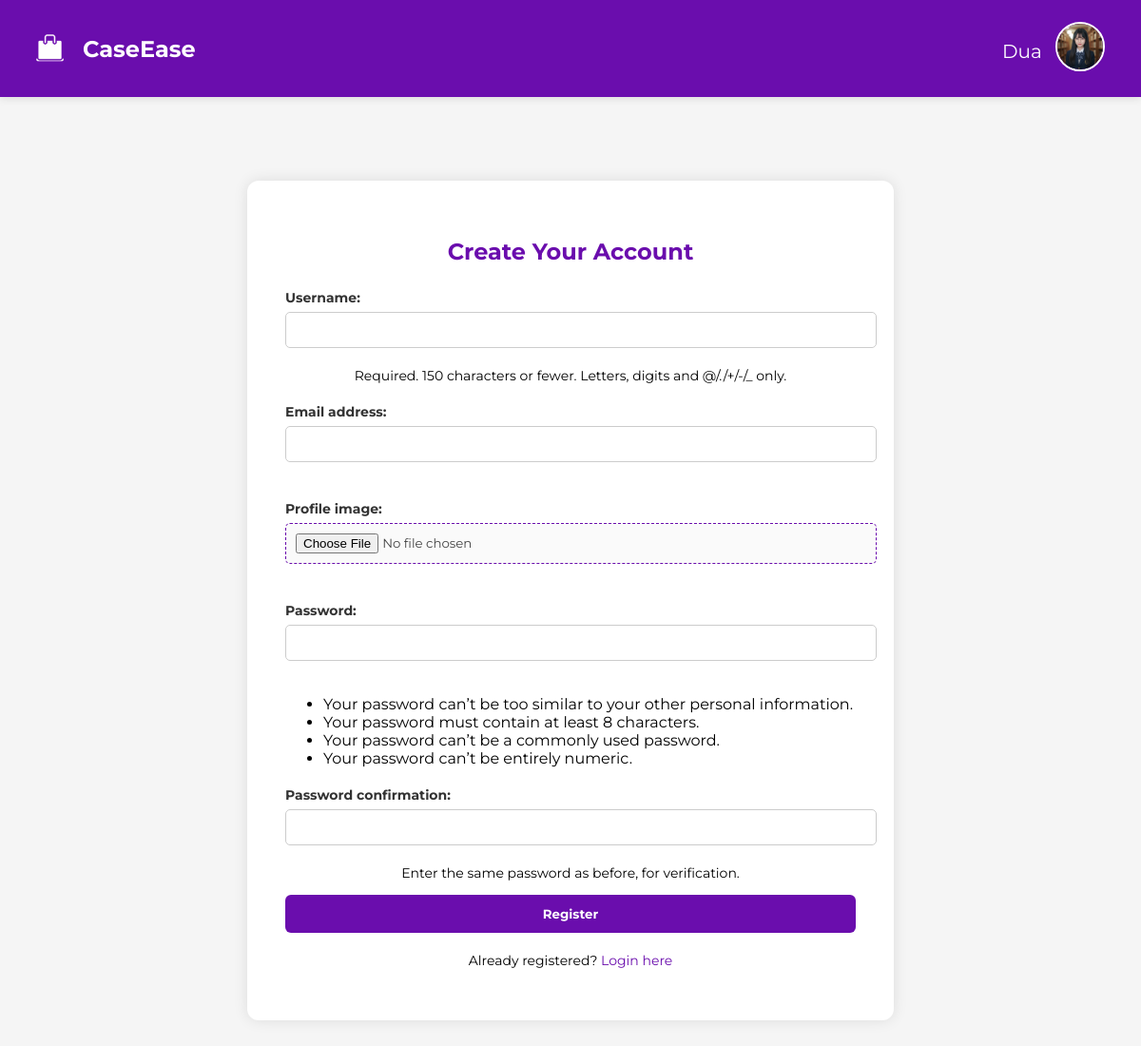
The app's page /accounts/register/ (signed in) with its own data.
### accounts/models.py (models this page shows, shortened)
class CustomUser(AbstractUser):
    role = models.CharField(max_length=10, choices=ROLE_CHOICES, default='user')
    profile_image = models.ImageField(upload_to='profile_images/', null=True, blank=True)
    phone_number = models.CharField(max_length=15, null=True, blank=True)

### accounts/views.py (the view, shortened to what this page needs)
# urls.py: path('register/', views.UserRegisterView.as_view(), name='register'),
class UserRegisterView(View):
    def get(self, request):
        form = UserRegisterForm()
        return render(request, 'accounts/register.html', {'form': form})

### accounts/forms.py (shortened to what this page needs)
class UserRegisterForm(UserCreationForm):
    class Meta:
        model = CustomUser
        fields = ['username', 'email', 'profile_image', 'password1', 'password2']

### accounts/templates/accounts/register.html (shortened to what this page needs)
{% extends 'base.html' %}
{% load static %}
{% block content %}
<div class="register-container">
    <h2>Create Your Account</h2>
    <form method="post" enctype="multipart/form-data">
        {{ form.as_p }}
        <button type="submit">Register</button>
    </form>
    <p>Already registered? <a href="{% url 'login' %}">Login here</a></p>
</div>
{% endblock %}

### templates/base.html (shortened to what this page needs)
{% load static %}
<!DOCTYPE html>
<html lang="en">
<head>
    <link rel="stylesheet" href="https://cdnjs.cloudflare.com/ajax/libs/font-awesome/6.4.0/css/all.min.css" />
</head>
<body>
<nav>
    <a href="" class="logo-section">
        <img src="{% static 'images/CMS-logo.png' %}" alt="Logo">
        <span>CaseEase</span>
    </a>
    <div class="nav-right">
        {% if request.resolver_match.url_name == "home" %}
            <a href="{% url 'login' %}">
                <img src="{% static 'images/avatar.png' %}" alt="Avatar">
                Login
            </a>
        {% elif request.user.is_authenticated %}
            <div onclick="toggleMenu()" style="cursor: pointer;">
                <span style="color: white; font-size: 20px; margin-right: 10px; position: relative; top: -14px;">{{ request.user.username }}</span>
                {% if request.user.profile_image %}
                    <img src="{{ request.user.profile_image.url }}" alt="Avatar">
                {% else %}
                    <img src="{% static 'images/avatar.png' %}" alt="Avatar">
                {% endif %}
            </div>
        {% else %}
            <a href="{% url 'login' %}">
                <img src="{% static 'images/avatar.png' %}" alt="Avatar">
                Login
            </a>
        {% endif %}
    </div>
</nav>
<div class="main-content">
    {% block content %}{% endblock %}
</div>
</body>
</html>

### templates/base.html (style rules this page uses)
* { font-family: 'Montserrat', sans-serif; }
html, body { height: 100%; margin: 0; padding: 0; }
body { min-height: 100vh; font-family: 'Montserrat', sans-serif; background: #f5f5f5; padding-top: 80px; }
nav { background-color: #6A0DAD; color: white; padding: 16px 30px; display: flex; justify-content: space-between; align-items: center; height: 70px; position: fixed; top: 0; left: 0; right: 0; z-index: 999; box-shadow: 0 2px 8px rgba(0, 0, 0, 0.1); }
.logo-section { display: flex; align-items: center; text-decoration: none; color: white; }
.logo-section img { height: 45px; margin-right: 12px; }
.logo-section span { font-size: 24px; font-weight: bold; }
.nav-right { position: relative; }
.nav-right img { height: 48px; width: 48px; border-radius: 50%; object-fit: cover; margin-right: 8px; border: 2px solid white; }
.main-content { padding: 30px; }

### accounts/templates/accounts/register.html (style rules this page uses)
.register-container { max-width: 600px; margin: 80px auto; padding: 40px; background: #fff; box-shadow: 0 0 15px rgba(0,0,0,0.1); border-radius: 12px; }
.register-container h2 { text-align: center; color: #6A0DAD; margin-bottom: 25px; }
.register-container label { display: block; font-weight: bold; margin-bottom: 6px; color: #333; text-align: left; }
.register-container input, .register-container select, .register-container textarea { width: 100%; padding: 10px; margin-bottom: 20px; border: 1px solid #ccc; border-radius: 5px; }
.register-container input[type="file"] { padding: 10px; background-color: #fafafa; border: 1px dashed #6A0DAD; color: #444; cursor: pointer; }
.register-container button { width: 100%; padding: 12px; background-color: #6A0DAD; color: white; border: none; border-radius: 6px; font-weight: bold; cursor: pointer; }
.register-container p { text-align: center; margin-top: 20px; font-size: 14px; }
.register-container a { color: #6A0DAD; text-decoration: none; }

### records on screen
CustomUser: user.username "Dua", user.profile_image (picture)
